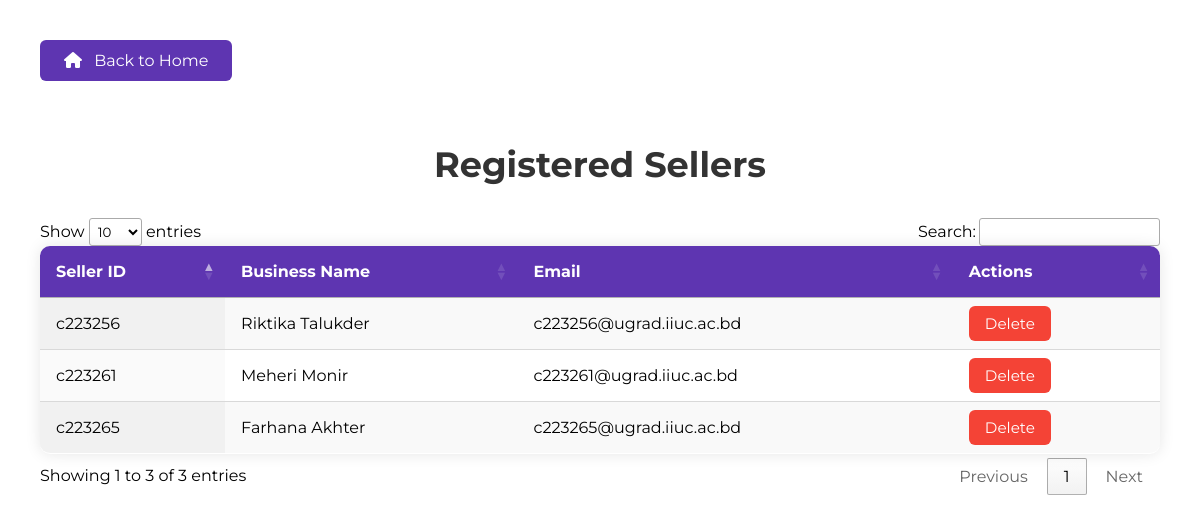
Page /project_blog/admin/view_sellers.php (signed in) on the committed database.
### tables this page shows
CREATE TABLE `seller` (
  `id` int(100) NOT NULL,
  `seller_id` varchar(100) NOT NULL,
  `name` varchar(1000) NOT NULL,
  `email` varchar(1000) NOT NULL,
  `password` varchar(1000) NOT NULL
);

### project_blog/admin/view_sellers.php (the view, shortened to what this page needs)
<?php
include '../components/connect.php';
?>
<!DOCTYPE html>
<html lang="en">
<head>
   <link rel="stylesheet" href="https://cdnjs.cloudflare.com/ajax/libs/font-awesome/6.1.1/css/all.min.css">
   <link rel="stylesheet" href="https://cdn.datatables.net/1.11.5/css/jquery.dataTables.min.css">
</head>
<body>
<section class="accounts">
   <a href="dashboard.php" class="home-btn">
      <i class="fas fa-home"></i> Back to Home
   </a>
   <h1 class="heading">Registered Sellers</h1>
   <div class="box-container">
      <table id="sellers-table" class="display">
         <thead>
            <tr>
               <th>Seller ID</th>
               <th>Business Name</th>
               <th>Email</th>
               <th>Actions</th>
            </tr>
         </thead>
         <tbody>
            <?php
               $select_sellers = $conn->prepare("SELECT * FROM `seller`");
               $select_sellers->execute();
               while($fetch_seller = $select_sellers->fetch(PDO::FETCH_ASSOC)){
            ?>
            <tr>
               <td><?= $fetch_seller['seller_id']; ?></td>
               <td><?= $fetch_seller['name']; ?></td>
               <td><?= $fetch_seller['email']; ?></td>
               <td>
                  <a href="view_sellers.php?delete=<?= $fetch_seller['seller_id']; ?>"
                     class="delete-btn" onclick="return confirm('Delete this seller?');">
                     Delete
                  </a>
               </td>
            </tr>
            <?php } ?>
         </tbody>
      </table>
   </div>
</section>
</body>
</html>

### project_blog/admin/view_sellers.php (style rules this page uses)
* { font-family: 'Montserrat', sans-serif; }
.accounts { padding: 2rem; max-width: 1200px; margin: 0 auto; }
.accounts .heading { font-size: 2.2rem; margin-bottom: 2rem; color: #333; text-align: center; }
#sellers-table { width: 100%; border-collapse: collapse; background: #fff; box-shadow: 0 0 15px rgba(0, 0, 0, 0.1); border-radius: 10px; overflow: hidden; }
#sellers-table thead { background-color: #5e35b1; color: white; }
#sellers-table th, #sellers-table td { padding: 1rem; text-align: left; font-size: 1rem; }
#sellers-table tbody tr { border-bottom: 1px solid #eee; }
.home-btn { display: inline-block; margin-bottom: 2rem; background-color: #5e35b1; color: white; padding: 0.7rem 1.5rem; border-radius: 6px; text-decoration: none; font-size: 1rem; transition: all 0.3s ease; }
.home-btn i { margin-right: 8px; }
.delete-btn { background-color: #f44336; color: white; padding: 0.5rem 1rem; border: none; border-radius: 6px; text-decoration: none; font-size: 0.95rem; transition: background-color 0.3s ease; }

### rows in the picture
seller: seller "c223265", name "Farhana Akhter", email "c223265@ugrad.iiuc.ac.bd"
seller: seller "c223261", name "Meheri Monir", email "c223261@ugrad.iiuc.ac.bd"
seller: seller "c223256", name "Riktika Talukder", email "c223256@ugrad.iiuc.ac.bd"
